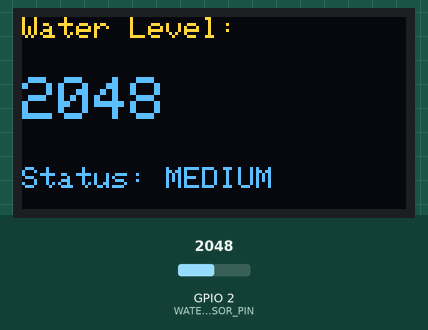
Recording of a sketch running on a simulated ESP32-C3. Shown: 128×64 one-colour display. The test bench sets the inputs (shaded band); at power-on: GPIO 2 (WATER_SENSOR_PIN) = 2048. The OLED is the two-colour kind (top 16 rows yellow); what the sketch prints to the serial monitor is not drawn.

Above: at 2.2 s.
2.3 s: GPIO 2 (WATER_SENSOR_PIN) set to 1460
At 4.3 s:
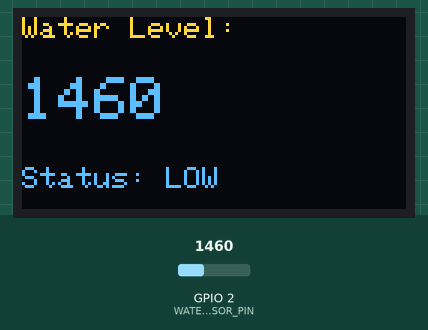
4.6 s: GPIO 2 (WATER_SENSOR_PIN) set to 1565
At 6.3 s:
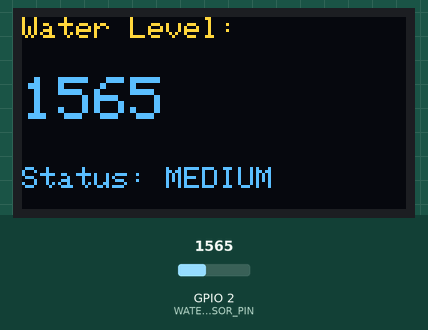
6.6 s: GPIO 2 (WATER_SENSOR_PIN) set to 491
At 7.6 s:
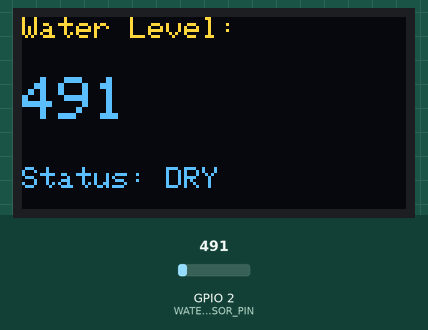
8.7 s: GPIO 2 (WATER_SENSOR_PIN) set to 521
At 9.7 s:
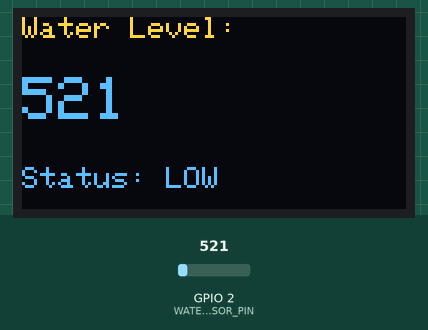
10.7 s: GPIO 2 (WATER_SENSOR_PIN) set to 3040
At 12.0 s:
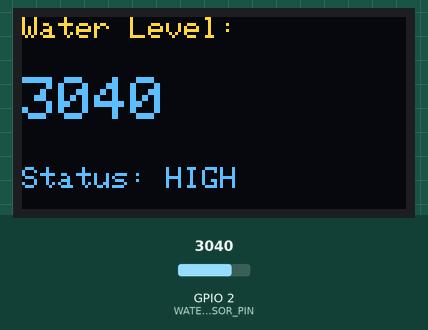
Timing chart, 0 to 13.7 s (numbered marks = the images above; inputs shaded):
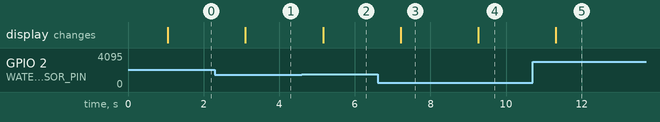

Measured:
- the behaviour switches between 1499 and 1500 on GPIO 2 (WATER_SENSOR_PIN) (found by bisection; images 1 and 2)
- the behaviour switches between 499 and 500 on GPIO 2 (WATER_SENSOR_PIN) (found by bisection; images 3 and 4)
- after the input at 2.3 s, the display: changes after 0.81 s (image 1)
- after the input at 4.6 s, the display: changes after 0.56 s (image 2)
- after the input at 6.6 s, the display: changes after 0.61 s (image 3)
- after the input at 8.7 s, the display: changes after 0.56 s (image 4)
- after the input at 10.7 s, the display: changes after 0.61 s (image 5)

The sketch:

water_level_sensor.ino
```cpp
#include <Wire.h>
#include <Adafruit_GFX.h>
#include <Adafruit_SSD1306.h>

#define SCREEN_WIDTH 128
#define SCREEN_HEIGHT 64
#define OLED_RESET -1

Adafruit_SSD1306 display(SCREEN_WIDTH, SCREEN_HEIGHT, &Wire, OLED_RESET);

const int WATER_SENSOR_PIN = 2;

void setup() {
  Serial.begin(115200);

  delay(1000);
  Serial.println("ESP32-C3 started!");

  if (!display.begin(SSD1306_SWITCHCAPVCC, 0x3C)) {
    Serial.println("OLED failed");
    while (true);
  }

  display.clearDisplay();
  display.setTextColor(WHITE);
}

void loop() {
  int value = analogRead(WATER_SENSOR_PIN);

  // Clear screen
  display.clearDisplay();

  // Title
  display.setTextSize(1);
  display.setCursor(0, 0);
  display.println("Water Level:");

  // Big value
  display.setTextSize(2);
  display.setCursor(0, 20);
  display.println(value);

  // Status text
  display.setTextSize(1);
  display.setCursor(0, 50);

  if (value < 500) {
    display.println("Status: DRY");
  }
  else if (value < 1500) {
    display.println("Status: LOW");
  }
  else if (value < 3000) {
    display.println("Status: MEDIUM");
  }
  else {
    display.println("Status: HIGH");
  }

  // Show everything
  display.display();

  delay(1000);
}
```
